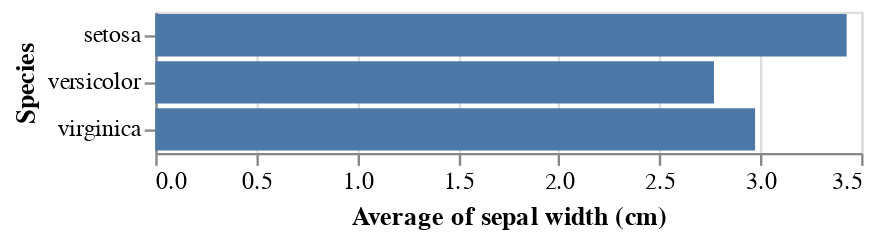

The notebook cell saved with this chart:
### Code cell
chart.mark_bar().encode(
    x='average(sepal width (cm))',
    y='Species',
)

### Figure 1 — Vega-Lite specification as saved in the notebook (floating-point values rounded to 4 significant figures; data arrays with more than 128 entries replaced by an {"elided": "..."} marker saying what was removed)
{"config": {"view": {"continuousWidth": 300, "continuousHeight": 300}}, "data": {"name": "data-162de5d8e07975ad058db8336257627e"}, "mark": {"type": "bar"}, "encoding": {"x": {"aggregate": "average", "field": "sepal width (cm)", "type": "quantitative"}, "y": {"field": "Species", "type": "nominal"}}, "$schema": "https://vega.github.io/schema/vega-lite/v5.20.1.json", "datasets": {"data-162de5d8e07975ad058db8336257627e": {"elided": "150 records"}}}
